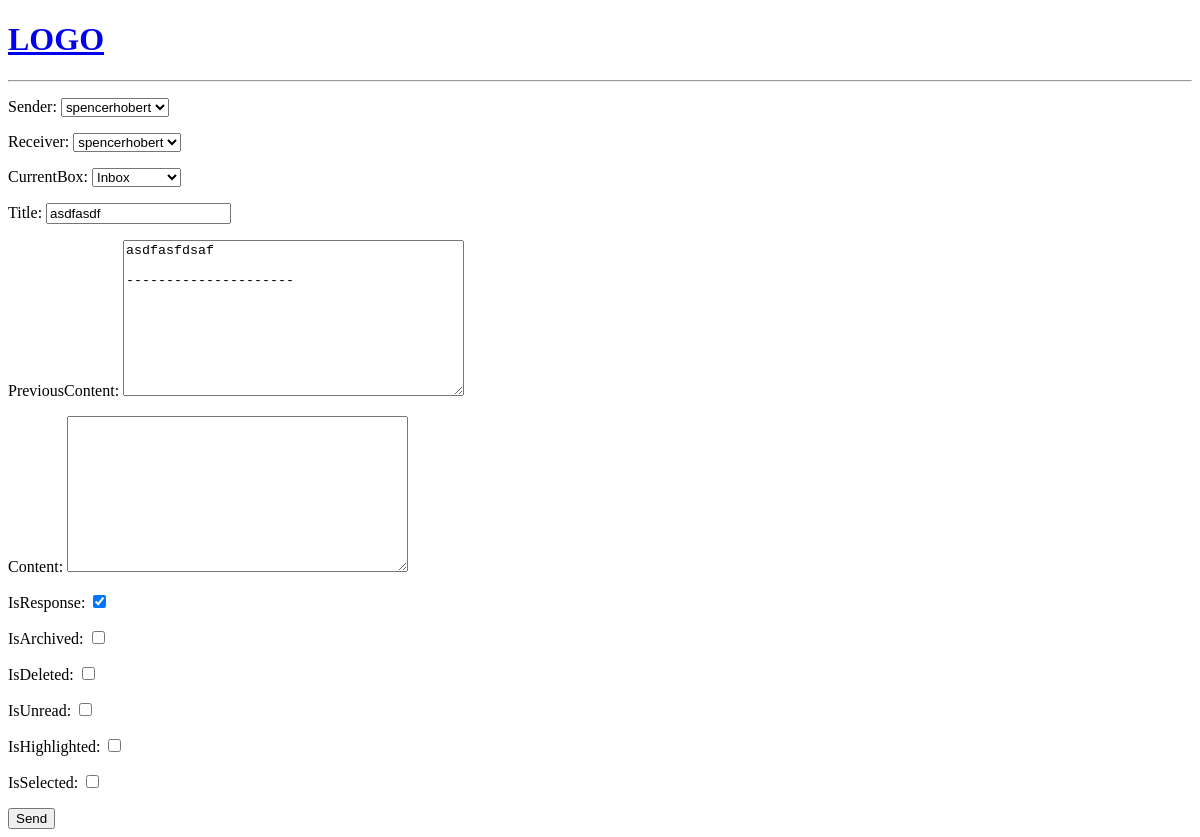
Before: /respond/5/ with the older database file.
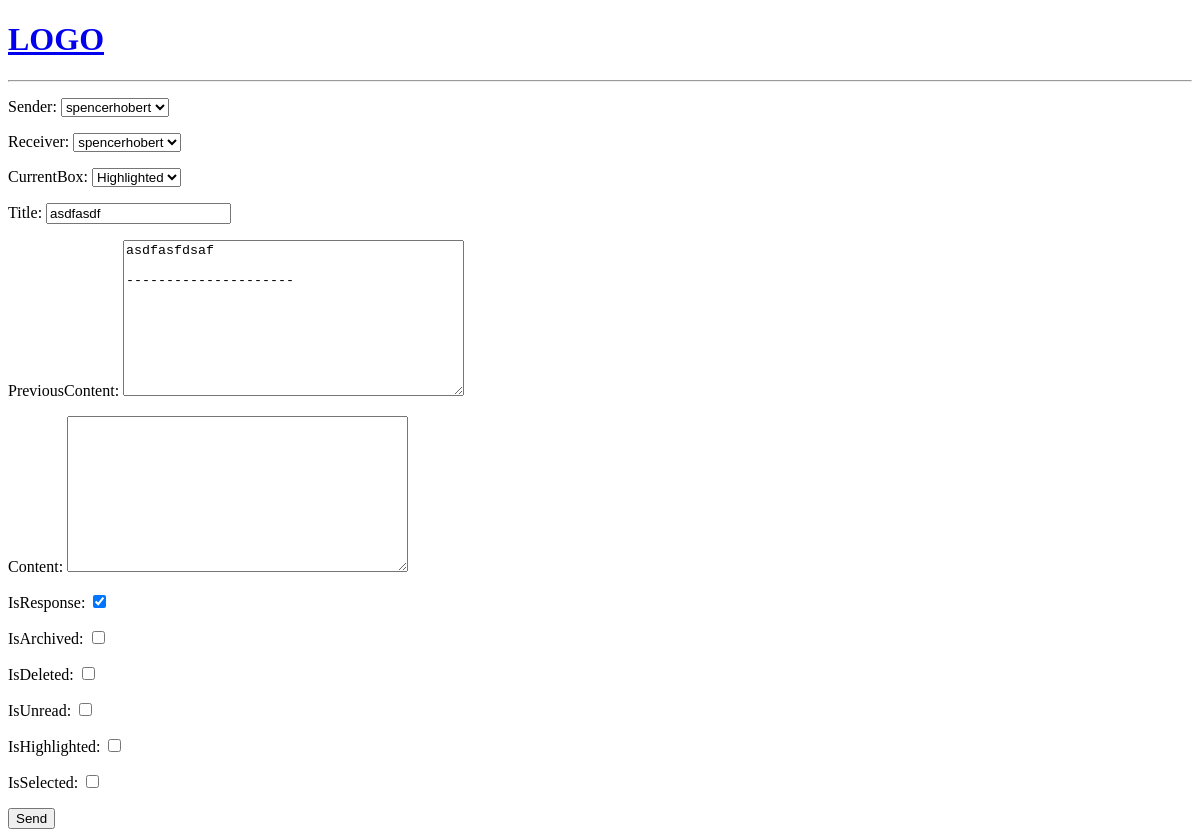
After: the same page with the newer database file.
### base/models.py (models this page shows, shortened)
class Mail(models.Model):
    sender = models.ForeignKey(User, on_delete=models.CASCADE, null=True, related_name='sender') #null=True IS TEMPORARY. CHANGE LATER.
    receiver = models.ForeignKey(User, on_delete=models.CASCADE, null=True, related_name='receiver') #null=True IS TEMPORARY. CHANGE LATER.
    currentBox = models.ForeignKey(Box, on_delete=models.CASCADE, null=True) #Which box the mail is currently in. Defaults to Inbox.
    title = models.CharField(max_length=200) #Max length of 200 char
    previousContent = models.TextField(null=True, blank=True) #Field CAN be blank in forms
    content = models.TextField() #Text field cannot be blank
    sentDate = models.DateTimeField(auto_now_add=True) #Time is saved once it's first created
    isResponse = models.BooleanField(default=False) #If email is a response to another email, true
    isArchived = models.BooleanField(default=False) #If archived, true
    isDeleted = models.BooleanField(default=False) #If deleted, true
    isUnread = models.BooleanField(default=True) #If unread, true. Defaults to unread
    isHighlighted = models.BooleanField(default=False) #If highlighted, true
    isSelected = models.BooleanField(default=False) #If selected, true
    class Meta:
        ordering = ['-sentDate', 'title'] #Newest emails are first

### base/views.py (the view, shortened to what this page needs)
# urls.py: path('respond/<str:pk>/', views.respond, name='respond'),
def respond(request, pk): #Responding to an email
    letter = Mail.objects.get(id=pk) #Grab whatever letter is equal to the pk
    letter.receiver = letter.sender #Sender becomes the receiver
    if letter.previousContent != None: #If response content isn't empty
        letter.previousContent = letter.content + '\n\n---------------------\n\n' + letter.previousContent #Content goes into response content
    else: #If response content IS empty
        letter.previousContent = letter.content #Content goes into response content
    letter.content = '' #Deletes old content
    letter.isResponse = True #Marks the form as a response
    form = MailForm(instance=letter) #Convert letter to form
    context = {'letter': letter, 'form': form}
    return render(request, 'mailForm.html', context)

### base/forms.py
class MailForm(ModelForm):
    class Meta:
        model = Mail
        fields = '__all__'

### base/models.py (called while the page is built)
    def __str__(self):
        return str(self.name)

### base/templates/base/mailForm.html (shortened to what this page needs)
{% extends 'main.html' %}
{% block content %}
<div>
    <form method="POST" action="">
        {{ form.as_p }}
        <input type="submit" value="Send">
    </form>
</div>
{% endblock content %}

Changed rows visible on the page:
changed Mail "spencerhobert": currentBox "Inbox" → "Highlighted"
